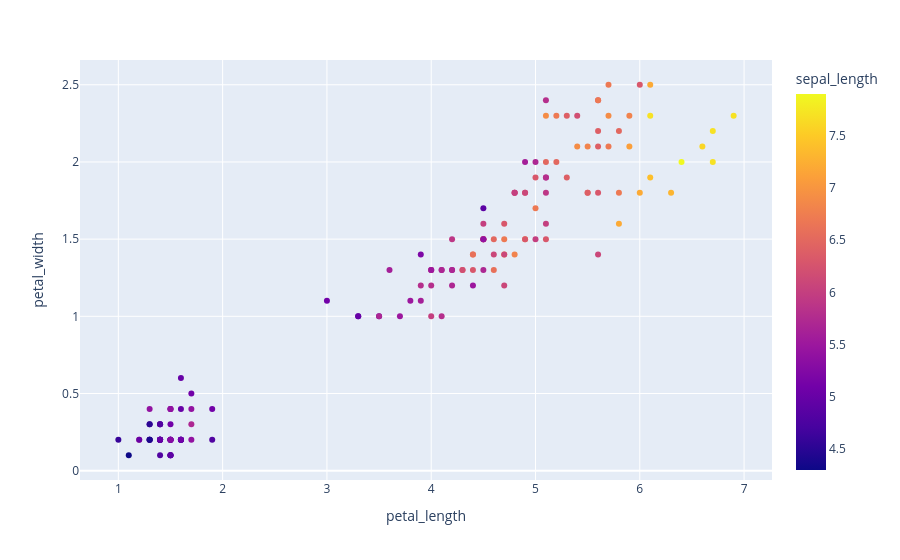

This figure's notebook cell:
### Code cell
#column length diya to bar color ban gya 
var=px.data.iris()
print(var)
fig = px.scatter(var,x="petal_length",y="petal_width",color="sepal_length")
fig.show()

### Figure 1 — Plotly figure (JSON) as saved in the notebook; plotly's stock layout.template omitted (floating-point values rounded to 4 significant figures; data arrays with more than 128 entries replaced by an {"elided": "..."} marker saying what was removed)
{"data": [{"hovertemplate": "petal_length=%{x}<br>petal_width=%{y}<br>sepal_length=%{marker.color}<extra></extra>", "legendgroup": "", "marker": {"color": {"elided": "150 float values"}, "coloraxis": "coloraxis", "symbol": "circle"}, "mode": "markers", "name": "", "orientation": "v", "showlegend": false, "type": "scatter", "x": {"elided": "150 float values"}, "xaxis": "x", "y": {"elided": "150 float values"}, "yaxis": "y"}], "layout": {"coloraxis": {"colorbar": {"title": {"text": "sepal_length"}}, "colorscale": [[0, "#0d0887"], [0.1111, "#46039f"], [0.2222, "#7201a8"], [0.3333, "#9c179e"], [0.4444, "#bd3786"], [0.5556, "#d8576b"], [0.6667, "#ed7953"], [0.7778, "#fb9f3a"], [0.8889, "#fdca26"], [1, "#f0f921"]]}, "legend": {"tracegroupgap": 0}, "margin": {"t": 60}, "xaxis": {"anchor": "y", "domain": [0, 1], "title": {"text": "petal_length"}}, "yaxis": {"anchor": "x", "domain": [0, 1], "title": {"text": "petal_width"}}}}
